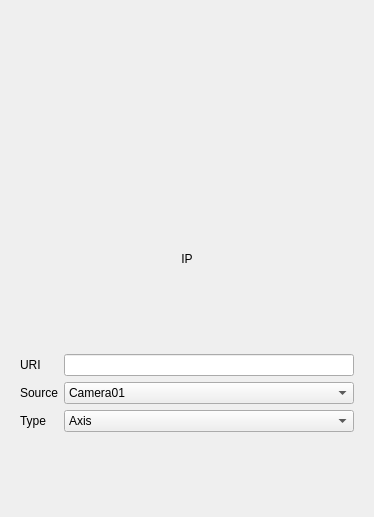
<?xml version="1.0" encoding="UTF-8"?>
<ui version="4.0">
 <class>Form</class>
 <widget class="CDPBaseContainer" name="Form">
  <property name="geometry">
   <rect>
    <x>0</x>
    <y>0</y>
    <width>374</width>
    <height>517</height>
   </rect>
  </property>
  <property name="windowTitle">
   <string>Form</string>
  </property>
  <property name="cdpTargetRouting">
   <string>VWController.Cameras.Camera01</string>
  </property>
  <layout class="QVBoxLayout" name="verticalLayout_2">
   <item>
    <widget class="CDPBaseLabel" name="label">
     <property name="alignment">
      <set>Qt::AlignCenter</set>
     </property>
     <property name="stylingType">
      <enum>CDPBaseLabel::Title</enum>
     </property>
     <property name="cdpRouting" stdset="0">
      <string>.DisplayName.String</string>
     </property>
    </widget>
   </item>
   <item>
    <widget class="CDPBaseLabel" name="label_3">
     <property name="text">
      <string>IP</string>
     </property>
     <property name="alignment">
      <set>Qt::AlignCenter</set>
     </property>
     <property name="stylingType">
      <enum>CDPBaseLabel::SubHeading</enum>
     </property>
     <property name="cdpRouting" stdset="0">
      <string>.IP.String</string>
     </property>
    </widget>
   </item>
   <item>
    <widget class="QWidget" name="Content" native="true">
     <layout class="QVBoxLayout" name="verticalLayout">
      <item>
       <layout class="QFormLayout" name="formLayout">
        <item row="0" column="0">
         <widget class="CDPBaseLabel" name="label_2">
          <property name="text">
           <string>URI</string>
          </property>
          <property name="stylingType">
           <enum>CDPBaseLabel::SubHeading</enum>
          </property>
         </widget>
        </item>
        <item row="0" column="1">
         <widget class="CDPBaseLineEdit" name="lineEdit">
          <property name="font">
           <font>
            <family>Ubuntu</family>
           </font>
          </property>
          <property name="svgFile">
           <string notr="true">:/themes/openbridge5_dusk/backgrounds/bgLineEdit.svg</string>
          </property>
          <property name="cdpRouting" stdset="0">
           <string>.URI.String</string>
          </property>
          <property name="pushRoutables" stdset="0">
           <stringlist notr="true">
            <string>cdpRouting</string>
           </stringlist>
          </property>
         </widget>
        </item>
        <item row="1" column="0">
         <widget class="CDPBaseLabel" name="label_4">
          <property name="text">
           <string>Source</string>
          </property>
          <property name="stylingType">
           <enum>CDPBaseLabel::SubHeading</enum>
          </property>
         </widget>
        </item>
        <item row="2" column="0">
         <widget class="CDPBaseLabel" name="label_5">
          <property name="text">
           <string>Type</string>
          </property>
          <property name="stylingType">
           <enum>CDPBaseLabel::SubHeading</enum>
          </property>
         </widget>
        </item>
        <item row="2" column="1">
         <widget class="CDPBaseComboBox" name="comboBox">
          <property name="svgFile">
           <string notr="true">:/themes/openbridge5_dusk/buttons/spinBox.svg</string>
          </property>
          <property name="cdpRouting" stdset="0">
           <string>.Type.String</string>
          </property>
          <property name="pushRoutables" stdset="0">
           <stringlist notr="true">
            <string>cdpRouting</string>
           </stringlist>
          </property>
          <item>
           <property name="text">
            <string>Axis</string>
           </property>
          </item>
          <item>
           <property name="text">
            <string>Z3</string>
           </property>
          </item>
         </widget>
        </item>
        <item row="1" column="1">
         <widget class="CDPBaseComboBox" name="comboBox_2">
          <property name="svgFile">
           <string notr="true">:/themes/openbridge5_dusk/buttons/spinBox.svg</string>
          </property>
          <property name="cdpRouting" stdset="0">
           <string>.Type.String</string>
          </property>
          <property name="pushRoutables" stdset="0">
           <stringlist notr="true">
            <string>cdpRouting</string>
           </stringlist>
          </property>
          <item>
           <property name="text">
            <string>Camera01</string>
           </property>
          </item>
          <item>
           <property name="text">
            <string>Camera02</string>
           </property>
          </item>
          <item>
           <property name="text">
            <string>Camera03</string>
           </property>
          </item>
          <item>
           <property name="text">
            <string>Camera04</string>
           </property>
          </item>
          <item>
           <property name="text">
            <string>Camera05</string>
           </property>
          </item>
          <item>
           <property name="text">
            <string>Camera06</string>
           </property>
          </item>
          <item>
           <property name="text">
            <string>Camera07</string>
           </property>
          </item>
          <item>
           <property name="text">
            <string>Camera08</string>
           </property>
          </item>
          <item>
           <property name="text">
            <string>Camera09</string>
           </property>
          </item>
          <item>
           <property name="text">
            <string>Camera10</string>
           </property>
          </item>
          <item>
           <property name="text">
            <string>Camera11</string>
           </property>
          </item>
          <item>
           <property name="text">
            <string>Camera12</string>
           </property>
          </item>
          <item>
           <property name="text">
            <string>Camera13</string>
           </property>
          </item>
          <item>
           <property name="text">
            <string>Camera14</string>
           </property>
          </item>
          <item>
           <property name="text">
            <string>Camera15</string>
           </property>
          </item>
          <item>
           <property name="text">
            <string>Camera16</string>
           </property>
          </item>
          <item>
           <property name="text">
            <string>Camera17</string>
           </property>
          </item>
         </widget>
        </item>
       </layout>
      </item>
     </layout>
    </widget>
   </item>
  </layout>
 </widget>
 <customwidgets>
  <customwidget>
   <class>CDPBaseLineEdit</class>
   <extends>QLineEdit</extends>
   <header>CDPBaseWidgets/CDPBaseLineEdit.h</header>
  </customwidget>
  <customwidget>
   <class>CDPBaseComboBox</class>
   <extends>QComboBox</extends>
   <header>CDPBaseWidgets/CDPBaseComboBox.h</header>
  </customwidget>
  <customwidget>
   <class>CDPBaseContainer</class>
   <extends>QWidget</extends>
   <header>CDPBaseWidgets/CDPBaseContainer.h</header>
   <container>1</container>
  </customwidget>
  <customwidget>
   <class>CDPBaseLabel</class>
   <extends>QLabel</extends>
   <header>CDPBaseWidgets/CDPBaseLabel.h</header>
  </customwidget>
 </customwidgets>
 <resources/>
 <connections/>
</ui>
